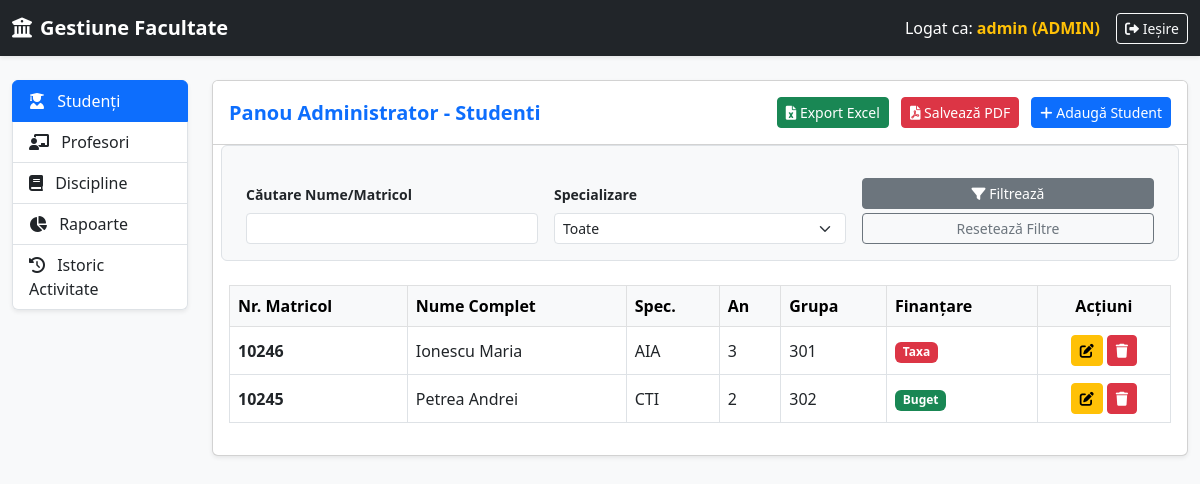
The app's page /dashboard.php (signed in) with its own data.
### tables this page shows
CREATE TABLE `studenti` (
  `id_student` int(11) NOT NULL,
  `matricol` varchar(20) NOT NULL,
  `nume` varchar(50) NOT NULL,
  `prenume` varchar(50) NOT NULL,
  `specializare` varchar(10) NOT NULL,
  `an_studiu` int(1) DEFAULT NULL CHECK (`an_studiu` between 1 and 4),
  `grupa` varchar(10) NOT NULL,
  `finantare` enum('buget','taxa') NOT NULL
);

### dashboard.php (the view, shortened to what this page needs)
<?php
require_once 'config.php';
$rol = $_SESSION['rol'];
if ($rol === 'admin') {
    $pagina_curenta = isset($_GET['page']) ? $_GET['page'] : 'studenti';
} elseif ($rol === 'profesor') {
    $pagina_curenta = isset($_GET['page']) ? $_GET['page'] : 'materiile_mele';
} elseif ($rol === 'student') {
    $pagina_curenta = isset($_GET['page']) ? $_GET['page'] : 'situatia_mea';
}
$date_tabel = [];
try {
    if ($rol === 'admin') {
        if ($pagina_curenta === 'studenti') {
            $sql = "SELECT id_student, matricol, nume, prenume, specializare, an_studiu, grupa, finantare FROM studenti WHERE 1=1";
            $parametri = [];
            $sql .= " ORDER BY nume ASC";
            $stmt = $pdo->prepare($sql); $stmt->execute($parametri); $date_tabel = $stmt->fetchAll();
        }
        elseif ($pagina_curenta === 'profesori') {
            $stmt = $pdo->query("SELECT id_profesor, nume, prenume, departament FROM profesori ORDER BY nume ASC");
            $date_tabel = $stmt->fetchAll();
        }
        elseif ($pagina_curenta === 'discipline') {
            $stmt = $pdo->query("SELECT id_disciplina, denumire, an_studiu, semestru, credite FROM discipline ORDER BY denumire ASC");
            $date_tabel = $stmt->fetchAll();
        }
        elseif ($pagina_curenta === 'istoric') {
             $stmt = $pdo->query("SELECT i.id_istoric, u.username, i.actiune, i.detalii, i.data_ora FROM istoric i LEFT JOIN utilizatori u ON i.id_utilizator = u.id_utilizator ORDER BY i.data_ora DESC LIMIT 50");
             $istoric_date = $stmt->fetchAll();
        }
    }
} catch (PDOException $e) { die("Eroare la extragerea datelor: " . $e->getMessage()); }
?>
<!DOCTYPE html>
<html lang="ro">
<head>
    <link href="https://cdn.jsdelivr.net/npm/bootstrap@5.3.0/dist/css/bootstrap.min.css" rel="stylesheet">
    <link rel="stylesheet" href="https://cdnjs.cloudflare.com/ajax/libs/font-awesome/6.0.0/css/all.min.css">
</head>
<body class="bg-light">
    <nav class="navbar navbar-expand-lg navbar-dark bg-dark shadow-sm d-print-none">
        <div class="container-fluid">
            <a class="navbar-brand fw-bold" href="dashboard.php"><i class="fas fa-university me-2"></i>Gestiune Facultate</a>
            <div class="d-flex text-white align-items-center">
                <span class="me-3">Logat ca: <strong class="text-warning"><?php echo htmlspecialchars($_SESSION['username']); ?> (<?php echo strtoupper($rol); ?>)</strong></span>
                <a href="dashboard.php?logout=1" class="btn btn-sm btn-outline-light"><i class="fas fa-sign-out-alt"></i> Ieșire</a>
            </div>
        </div>
    </nav>
    <div class="container-fluid mt-4">
        <div class="row">
            <div class="col-md-2 mb-4 d-print-none">
                <div class="list-group shadow-sm">
                    <?php if ($rol === 'admin'): ?>
                        <a href="dashboard.php?page=studenti" class="list-group-item list-group-item-action <?php echo $pagina_curenta == 'studenti' ? 'active' : ''; ?>"><i class="fas fa-user-graduate me-2"></i> Studenți</a>
                        <a href="dashboard.php?page=profesori" class="list-group-item list-group-item-action <?php echo $pagina_curenta == 'profesori' ? 'active' : ''; ?>"><i class="fas fa-chalkboard-teacher me-2"></i> Profesori</a>
                        <a href="dashboard.php?page=discipline" class="list-group-item list-group-item-action <?php echo $pagina_curenta == 'discipline' ? 'active' : ''; ?>"><i class="fas fa-book me-2"></i> Discipline</a>
                        <a href="dashboard.php?page=rapoarte" class="list-group-item list-group-item-action <?php echo $pagina_curenta == 'rapoarte' ? 'active' : ''; ?>"><i class="fas fa-chart-pie me-2"></i> Rapoarte</a>
                        <a href="dashboard.php?page=istoric" class="list-group-item list-group-item-action <?php echo $pagina_curenta == 'istoric' ? 'active' : ''; ?>"><i class="fas fa-history me-2"></i> Istoric Activitate</a>
                    <?php elseif ($rol === 'profesor'): ?>
                        <a href="dashboard.php?page=materiile_mele" class="list-group-item list-group-item-action <?php echo ($pagina_curenta == 'materiile_mele' || $pagina_curenta == 'catalog') ? 'active' : ''; ?>"><i class="fas fa-book-open me-2"></i> Materiile Mele</a>
                    <?php endif; ?>
                </div>
            </div>
            <div class="col-md-10">
                <?php if ($pagina_curenta !== 'rapoarte' && $pagina_curenta !== 'istoric' && $pagina_curenta !== 'profil'): ?>
                <div class="card shadow-sm mb-4">
                    <div class="card-header bg-white py-3 d-flex justify-content-between align-items-center">
                        <h5 class="mb-0 fw-bold text-primary">
                            <?php
                                if($rol==='admin') echo "Panou Administrator - " . ucfirst($pagina_curenta);
                            ?>
                        </h5>
                        <div class="d-print-none">
                            <?php if ($rol === 'admin'): ?>
                                <a href="export.php?tabel=<?php echo $pagina_curenta; ?>" class="btn btn-success btn-sm me-2"><i class="fas fa-file-excel"></i> Export Excel</a>
                                <button onclick="window.print()" class="btn btn-danger btn-sm me-2"><i class="fas fa-file-pdf"></i> Salvează PDF</button>
                                <?php if ($pagina_curenta === 'studenti'): ?>
                                    <button class="btn btn-primary btn-sm" data-bs-toggle="modal" data-bs-target="#adaugaStudentModal"><i class="fas fa-plus"></i> Adaugă Student</button>
                                <?php endif; ?>
                            <?php elseif ($rol === 'profesor' && $pagina_curenta === 'catalog'): ?>
                                <button onclick="window.print()" class="btn btn-danger btn-sm"><i class="fas fa-file-pdf"></i> Exportă Catalog PDF</button>
                            <?php elseif ($rol === 'student'): ?>
                                <button onclick="window.print()" class="btn btn-danger btn-sm"><i class="fas fa-file-pdf"></i> Descarcă Situație PDF</button>
                            <?php endif; ?>
                        </div>
                    </div>
                    <div class="card-body">
                        <?php if ($rol === 'admin' && $pagina_curenta === 'studenti'): ?>
                        <form method="GET" action="dashboard.php" class="row g-3 mb-4 bg-light p-3 rounded border align-items-end d-print-none">
                            <div class="col-md-4">
                                <label class="form-label fw-bold small">Căutare Nume/Matricol</label>
                                <input type="text" class="form-control form-control-sm" name="search" value="<?php echo isset($_GET['search']) ? htmlspecialchars($_GET['search']) : ''; ?>">
                            </div>
                            <div class="col-md-4">
                                <label class="form-label fw-bold small">Specializare</label>
                                <select class="form-select form-select-sm" name="specializare">
                                    <option value="">Toate</option>
                                </select>
                            </div>
                            <div class="col-md-4">
                                <button type="submit" class="btn btn-secondary btn-sm w-100"><i class="fas fa-filter"></i> Filtrează</button>
                                <a href="dashboard.php?page=studenti" class="btn btn-outline-secondary btn-sm w-100 mt-1">Resetează Filtre</a>
                            </div>
                        </form>
                        <?php endif; ?>
                        <div class="table-responsive">
                            <table class="table table-hover table-bordered align-middle">
                                <thead class="table-light">
                                    <?php if ($rol === 'admin'): ?>
                                        <?php if ($pagina_curenta === 'studenti'): ?>
                                            <tr><th>Nr. Matricol</th><th>Nume Complet</th><th>Spec.</th><th>An</th><th>Grupa</th><th>Finanțare</th><th class="text-center d-print-none">Acțiuni</th></tr>
                                        <?php elseif ($pagina_curenta === 'profesori'): ?>
                                            <tr><th>Nume Complet</th><th>Departament</th></tr>
                                        <?php elseif ($pagina_curenta === 'discipline'): ?>
                                            <tr><th>Denumire Disciplină</th><th>An Studiu</th><th>Semestru</th><th>Credite</th></tr>
                                        <?php endif; ?>
                                    <?php elseif ($rol === 'student'): ?>
                                        <tr><th>Disciplină</th><th>Credite</th><th class="text-center">Notă Obținută</th><th>Data Notării</th></tr>
                                    <?php endif; ?>
                                </thead>
                                <tbody>
                                    <?php if (count($date_tabel) > 0): ?>
                                        <?php foreach ($date_tabel as $rand): ?>
                                            <tr>
                                                <?php if ($rol === 'admin'): ?>
                                                    <?php if ($pagina_curenta === 'studenti'): ?>
                                                        <td class="fw-bold"><?php echo htmlspecialchars($rand['matricol']); ?></td>
                                                        <td><?php echo htmlspecialchars($rand['nume'] . ' ' . $rand['prenume']); ?></td>
                                                        <td><?php echo htmlspecialchars($rand['specializare']); ?></td>
                                                        <td><?php echo htmlspecialchars($rand['an_studiu']); ?></td>
                                                        <td><?php echo htmlspecialchars($rand['grupa']); ?></td>
                                                        <td><span class="badge bg-<?php echo $rand['finantare'] == 'buget' ? 'success' : 'danger'; ?>"><?php echo ucfirst(htmlspecialchars($rand['finantare'])); ?></span></td>
                                                        <td class="text-center d-print-none">
                                                            <button class="btn btn-sm btn-warning" onclick="editeazaStudent(<?php echo htmlspecialchars(json_encode($rand)); ?>)"><i class="fas fa-edit"></i></button>
                                                            <form method="POST" style="display:inline;">
                                                                <button type="submit" class="btn btn-sm btn-danger"><i class="fas fa-trash"></i></button>
                                                            </form>
                                                        </td>
                                                    <?php elseif ($pagina_curenta === 'profesori'): ?>
                                                        <td class="fw-bold"><?php echo htmlspecialchars($rand['nume'] . ' ' . $rand['prenume']); ?></td>
                                                        <td><?php echo htmlspecialchars($rand['departament']); ?></td>
                                                    <?php endif; ?>
                                                <?php endif; ?>
                                            </tr>
                                        <?php endforeach; ?>
                                    <?php else: ?>
                                        <tr><td colspan="10" class="text-center">Nu s-au găsit date.</td></tr>
                                    <?php endif; ?>
                                </tbody>
                            </table>
                        </div>
                    </div>
                </div>
                <?php endif; ?>
            </div>
        </div>
    </div>
</body>
</html>

### records on screen
studenti: matricol "10246", nume+prenume "Ionescu Maria", specializare "AIA", an_studiu "3", grupa "301", finantare "Taxa"
studenti: matricol "10245", nume+prenume "Petrea Andrei", specializare "CTI", an_studiu "2", grupa "302", finantare "Buget"

### other values on screen
$_SESSION['username'] "admin"
$rol "ADMIN"
$pagina_curenta "Studenti"
